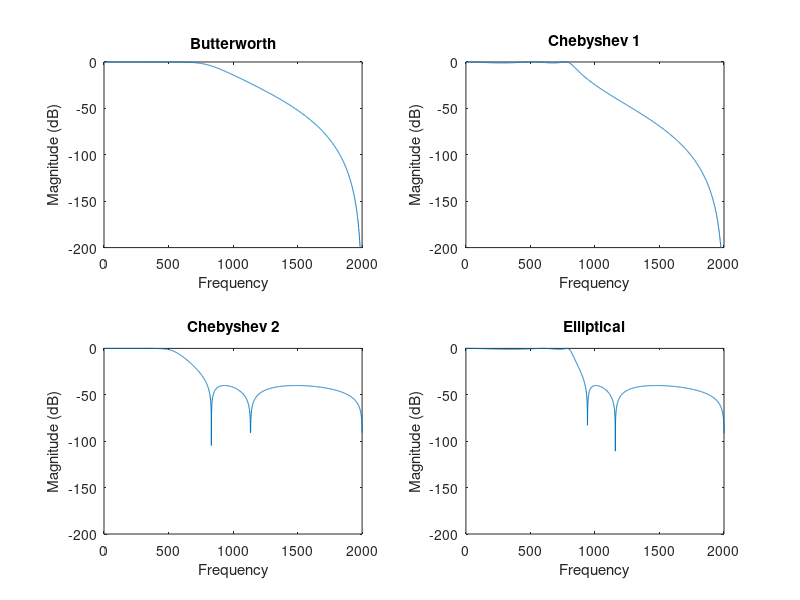
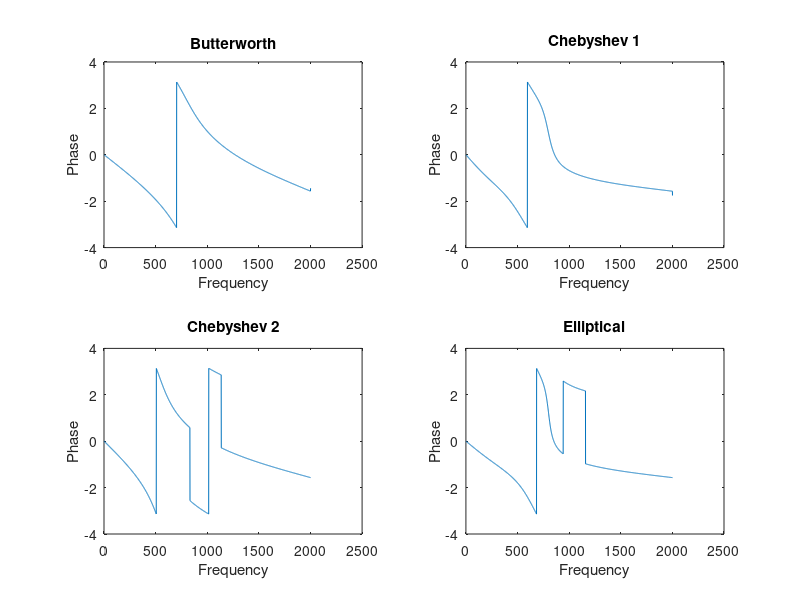
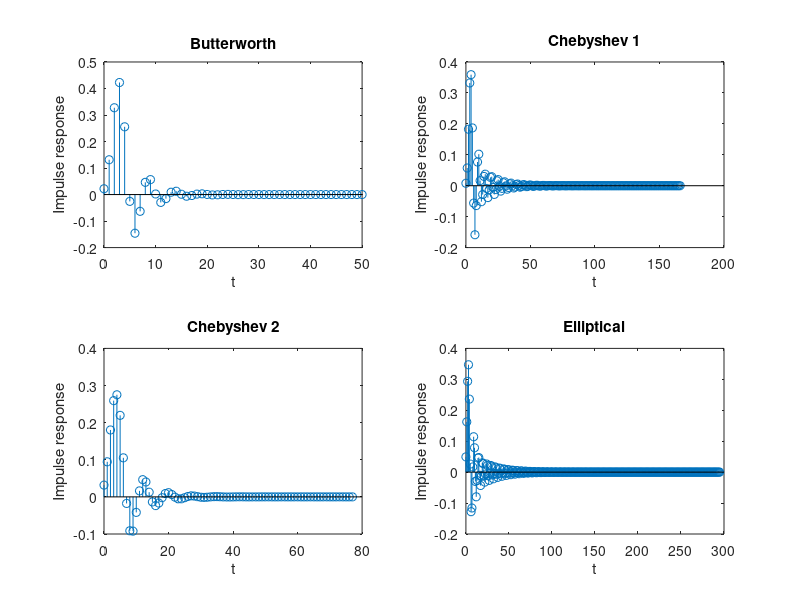
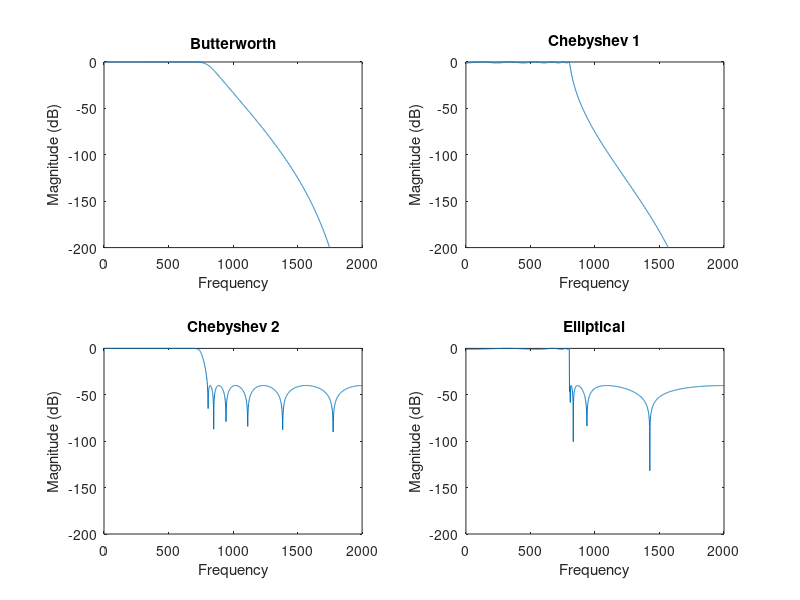

Reproduce these figures in MATLAB, in order.
fs=10000;
fc=2000;
pb=1;
sb=40;
N = 5;

[bb,ab] = butter(N,fc/(fs/2));
[hb,wb] = freqz(bb,ab,2001,fs);

[b1,a1] = cheby1(N,pb,fc/(fs/2),'low');
[h1,w1] = freqz(b1,a1,2001,fs);

[b2,a2] = cheby2(N,sb,fc/(fs/2),'low');
[h2,w2] = freqz(b2,a2,2001,fs);

[be,ae] = ellip(N,pb,sb,fc/(fs/2),'low');
[he,we] = freqz(be,ae,2001,fs);

pb=angle(hb);
p1=angle(h1);
p2=angle(h2);
pe=angle(he);



disp(wb);
figure;
subplot(2,2,1);
plot(1:2001,20*log10(abs(hb)))
title('Butterworth')
xlabel('Frequency')
ylabel('Magnitude (dB)')
axis([0 2000 -200 0])
subplot(2,2,2);
plot(1:2001,20*log10(abs(h1)))
title('Chebyshev 1')
xlabel('Frequency')
ylabel('Magnitude (dB)')
axis([0 2000 -200 0])
subplot(2,2,3);
plot(1:2001,20*log10(abs(h2)))
title('Chebyshev 2')
xlabel('Frequency')
ylabel('Magnitude (dB)')
axis([0 2000 -200 0])
subplot(2,2,4);
plot(1:2001,20*log10(abs(he)))
title('Elliptical')
xlabel('Frequency')
ylabel('Magnitude (dB)')
axis([0 2000 -200 0])

figure;
subplot(2,2,1);
plot(1:2001,pb)
title('Butterworth')
xlabel('Frequency')
ylabel('Phase')
subplot(2,2,2);
plot(1:2001,p1)
title('Chebyshev 1')
xlabel('Frequency')
ylabel('Phase')
subplot(2,2,3);
plot(1:2001,p2)
title('Chebyshev 2')
xlabel('Frequency')
ylabel('Phase')
subplot(2,2,4);
plot(1:2001,pe)
title('Elliptical')
xlabel('Frequency')
ylabel('Phase')

%%%%%%%%%%%%%%%%%%%%%%%%%%%%%%%%%%
[hb,tb] = impz(bb,ab);
[h1,t1] = impz(b1,a1);
[h2,t2] = impz(b2,a2);
[he,te] = impz(be,ae);
figure;
subplot(2,2,1);
stem(tb,hb)
title('Butterworth')
xlabel('t')
ylabel('Impulse response')
subplot(2,2,2);
stem(t1,h1)
title('Chebyshev 1')
xlabel('t')
ylabel('Impulse response')
subplot(2,2,3);
stem(t2,h2)
title('Chebyshev 2')
xlabel('t')
ylabel('Impulse response')
subplot(2,2,4);
stem(te,he)
title('Elliptical')
xlabel('t')
ylabel('Impulse response')

%Upon observing the phase responses of all the 4 filters, none of them have linear phase.

%%%%%%%%%%%%%%%%%%%%%%%%%%%%%%%%%%%%%%%%%%%%%%%%%%%%%%%%%

N = 12;

[bb,ab] = butter(N,fc/(fs/2));
[hb,wb] = freqz(bb,ab,2001,fs);

[b1,a1] = cheby1(N,1,fc/(fs/2),'low');
[h1,w1] = freqz(b1,a1,2001,fs);

[b2,a2] = cheby2(N,sb,fc/(fs/2),'low');
[h2,w2] = freqz(b2,a2,2001,fs);

[be,ae] = ellip(N,1,sb,fc/(fs/2),'low');
[he,we] = freqz(be,ae,2001,fs);

figure;
subplot(2,2,1);
plot(1:2001,20*log10(abs(hb)))
title('Butterworth')
xlabel('Frequency')
ylabel('Magnitude (dB)')
axis([0 2000 -200 0])
subplot(2,2,2);
plot(1:2001,20*log10(abs(h1)))
title('Chebyshev 1')
xlabel('Frequency')
ylabel('Magnitude (dB)')
axis([0 2000 -200 0])
subplot(2,2,3);
plot(1:2001,20*log10(abs(h2)))
title('Chebyshev 2')
xlabel('Frequency')
ylabel('Magnitude (dB)')
axis([0 2000 -200 0])
subplot(2,2,4);
plot(1:2001,20*log10(abs(he)))
title('Elliptical')
xlabel('Frequency')
ylabel('Magnitude (dB)')
axis([0 2000 -200 0])

pb=angle(hb);
p1=angle(h1);
p2=angle(h2);
pe=angle(he);

figure;
subplot(2,2,1);
plot(1:2001,pb)
title('Butterworth')
xlabel('Frequency')
ylabel('Phase')
subplot(2,2,2);
plot(1:2001,p1)
title('Chebyshev 1')
xlabel('Frequency')
ylabel('Phase')
subplot(2,2,3);
plot(1:2001,p2)
title('Chebyshev 2')
xlabel('Frequency')
ylabel('Phase')
subplot(2,2,4);
plot(1:2001,pe)
title('Elliptical')
xlabel('Frequency')
ylabel('Phase')

%from all the 4 filters, Chebyshev Type-1 filter is more preferable, as Butterworth filters offer the flattest pass
%band, but Chebyshev filters are optimised to give a steeper roll off. The absolute difference of an actual ideal filter
%and a chebychev filter is less when compared to all other filters. In a elliptic filter, the transition is not smooth 
% as there are too many ripples in the pass band and the stop band regions. The Chebyshev filter response is the optimal 
%trade off between the ripple and the roll off. In a Chebychev type-1 filter, the pass band shows equiripple performance.
%%%%%%%%%%%%%%%%%%%%%%%%%%%%%%%%%%%%%%%%%%%%%%%%%%%%%%%

f1=500;
f2=3000;
t=0:1/10000:1;

xa=sin(2*pi*f1*t)+sin(2*pi*f2*t);

[bb,ab] = butter(N,fc/(fs/2));
[b1,a1] = cheby1(N,1,fc/(fs/2),'low');
[b2,a2] = cheby2(N,sb,fc/(fs/2),'low');
[be,ae] = ellip(N,1,sb,fc/(fs/2),'low');

yb=filter(bb,ab,xa);
y1=filter(b1,a1,xa);
y2=filter(b2,a2,xa);
ye=filter(be,ae,xa);

figure;
subplot(4,2,1);
plot(t(1:100),xa(1:100));
title('Butterworth filter input')
xlabel('t')
ylabel('Input')
subplot(4,2,2);
plot(t(1:100),yb(1:100));
title('Butterworth filter output')
xlabel('t')
ylabel('Output')

subplot(4,2,3);
plot(t(1:100),xa(1:100));
title('Chebyshev1 filter input')
xlabel('t')
ylabel('Input')
subplot(4,2,4);
plot(t(1:100),y1(1:100));
title('Chebyshev1 filter output')
xlabel('t')
ylabel('Output')

subplot(4,2,5);
plot(t(1:100),xa(1:100));
title('Chebyshev2 filter input')
xlabel('t')
ylabel('Input')
subplot(4,2,6);
plot(t(1:100),y2(1:100));
title('Chebyshev2 filter output')
xlabel('t')
ylabel('Output')

subplot(4,2,7);
plot(t(1:100),xa(1:100));
title('Elliptical filter input')
xlabel('t')
ylabel('Input')
subplot(4,2,8);
plot(t(1:100),ye(1:100));
title('Elliptical filter output')
xlabel('t')
ylabel('Output')
